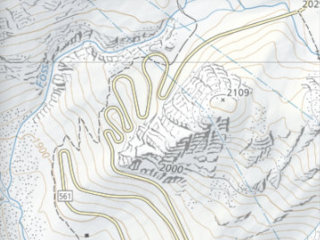
#> input picture esp32/loramesh/src/ui-tdeck/tremola.jpg, 320 x 240 px
$ python imgDeflate.py -i ../ui-tdeck/tremola.jpg
#> lines starting #> are read from the running program, lines starting #| are printed output that depends on the picture
#!/usr/bin/env python3

# imgDeflate.py

import argparse
import zlib
import PIL, PIL.Image
import sys

SCREEN_WIDTH =  212
SCREEN_HEIGHT = 104

p = argparse.ArgumentParser()
p.add_argument('-i', action="store", dest="inputfile")
p.add_argument('-n', action="store", dest="name")
p.add_argument('-o', action="store", dest="outputfile")

args = p.parse_args()

im = PIL.Image.open(args.inputfile)
#> im is the input picture: PIL image 320x240 RGB; mean R, G, B 224.7, 226.6, 225
im = im.convert('L') # , dither=PIL.Image.Dither.FLOYDSTEINBERG,
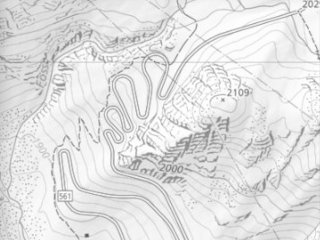
#> im: PIL image 320x240 L; min 86, max 255, mean 225.8

lst = [ im.getpixel((i%SCREEN_WIDTH,i//SCREEN_WIDTH)) >> 6 \
        for i in range(SCREEN_WIDTH * SCREEN_HEIGHT) ]
#> lst = 22048 items
bw_data = b''
gr_data = b''
for i in range(len(lst)//8):
    b = 0
    g = 0
    for j in range(8):
        b <<= 1
        g <<= 1
        if lst[8*i + j] == 0:
            g |=  1
            b |=  1
        elif lst[8*i + j] == 1:
            b |=  1
        elif lst[8*i + j] == 2:
            g |=  1
        elif lst[8*i + j] == 3:
            pass
    bw_data += bytes([b])
    gr_data += bytes([g])

#> (the run stopped early here; a loop or call above may not have finished)
